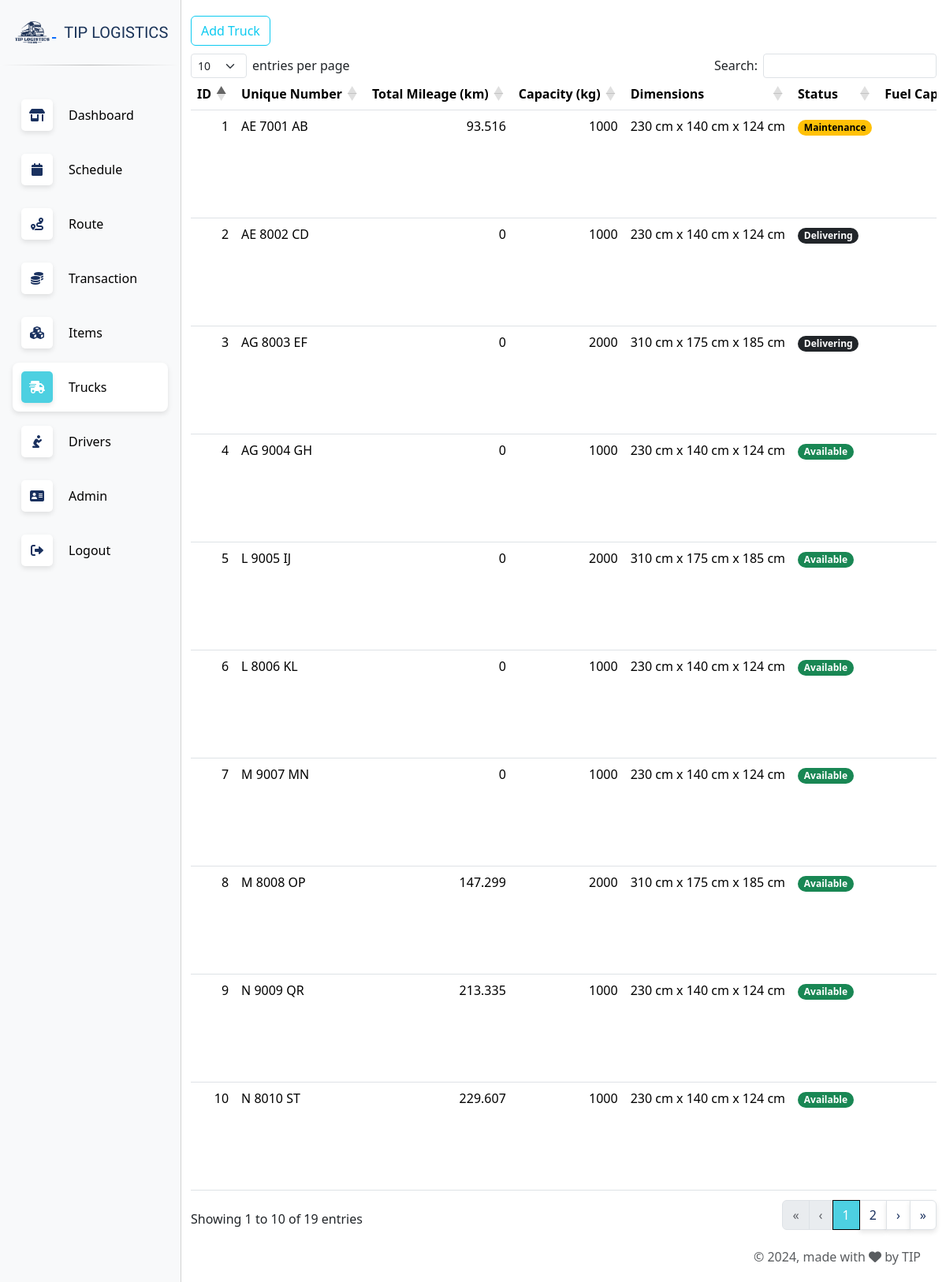
Before: /trucks.php (signed in) with the older database file.
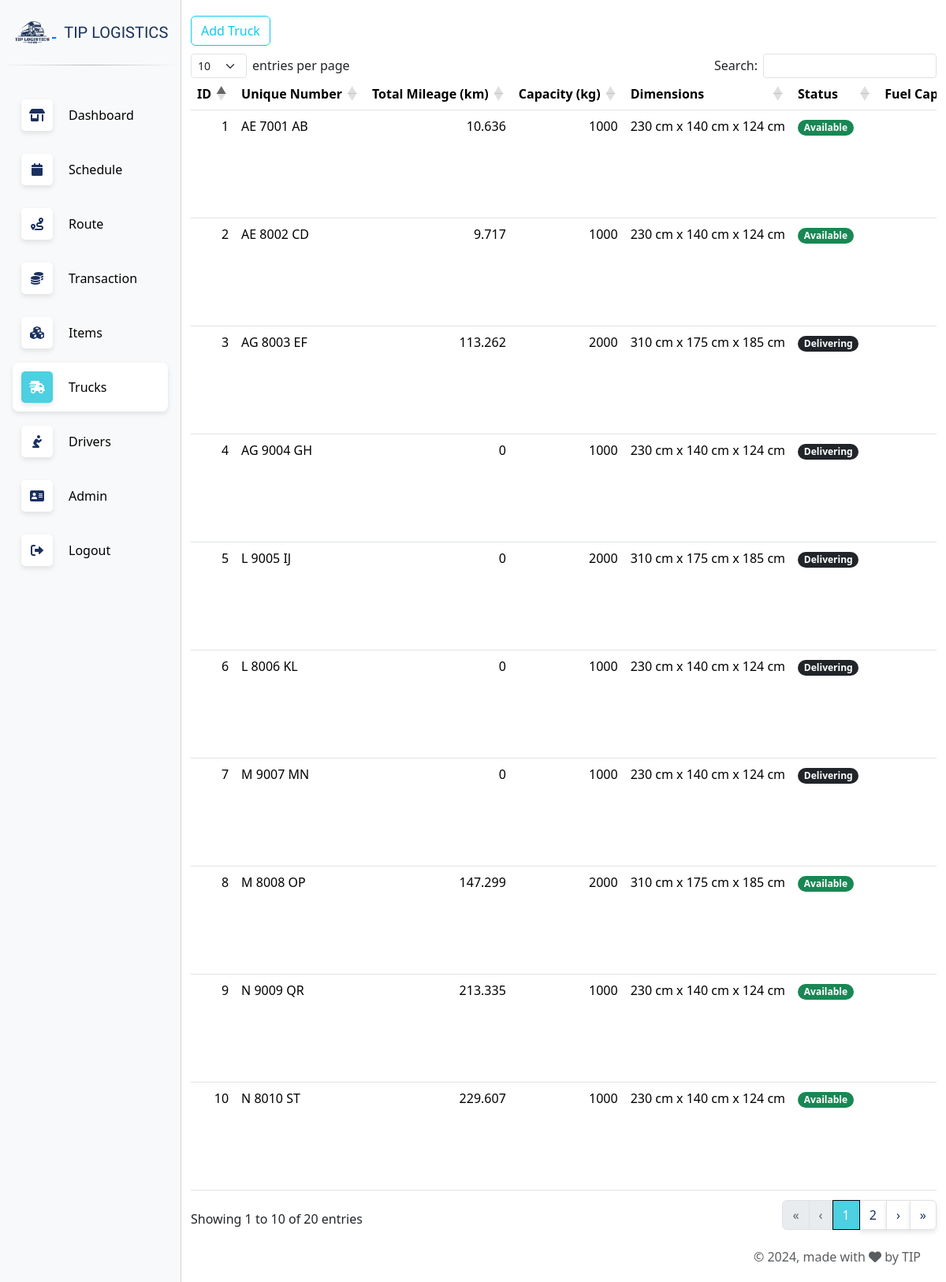
After: the same page with the newer database file.
### tables this page shows
CREATE TABLE IF NOT EXISTS `truck` (
  `id` int(11) NOT NULL AUTO_INCREMENT,
  `unique_number` varchar(11) DEFAULT NULL,
  `total_distance` float NOT NULL,
  `capacity_kg` int(11) NOT NULL,
  `panjang` float NOT NULL,
  `lebar` float NOT NULL,
  `tinggi` float NOT NULL,
  `truck_status` tinyint(1) NOT NULL,
  `fuel_capacity` int(11) NOT NULL,
  `fuel_now` float NOT NULL,
  `km_per_liter` float NOT NULL,
  `id_fuel` int(11) NOT NULL,
  `id_location` int(11) NOT NULL,
  PRIMARY KEY (`id`),
  KEY `id_fuel` (`id_fuel`),
  KEY `id_location` (`id_location`) USING BTREE
);

### trucks.php (the view, shortened to what this page needs)
<?php
require "connect.php";
?>
<!DOCTYPE html>
<html lang="en">
<head>
    <?php include('head.php'); ?>
</head>
<body>
    <?php
      include('navbar.php');
    ?>
    <div class="main-content">
      <div class="container">
        <button type="button" class="btn btn-outline-info" onclick="window.location.href='add_truck.php'" style="margin-top:20px;">Add Truck</button>
        <table class="table table-hover fixed-size-table table-generate" id="table-truck">
          <thead>
            <tr>
                <th>ID</th>
                <th>Unique Number</th>
                <th>Total Mileage (km)</th>
                <th>Capacity (kg)</th>
                <th>Dimensions</th>
                <th>Status</th>
                <th>Fuel Capacity</th>
            </tr>
          </thead>
          <tbody>
          <?php
            $query = "SELECT truck.*, fuel.fuel_type, fuel.cost_per_liter, location.alamat, location.kota_kabupaten, location.kecamatan, location.kelurahan_desa, location.kode_pos, location.latitude, location.longitude
                      FROM truck
                      LEFT JOIN fuel ON truck.id_fuel = fuel.id
                      LEFT JOIN location ON truck.id_location = location.id;";
            $result = mysqli_query($con, $query);
            while ($row = mysqli_fetch_assoc($result)) {
                $status_lama = $row['truck_status'];
                $stat = "";
                if ($status_lama == 1){
                    $stat = '<span class="badge rounded-pill text-bg-success">Available</span>';
                }else if ($status_lama == 2){
                    $stat = '<span class="badge rounded-pill text-bg-warning">Maintenance</span>';
                }else if ($status_lama == 3){
                    $stat = '<span class="badge rounded-pill text-bg-dark">Delivering</span>';
                }else{
                    $stat = '<span class="badge rounded-pill text-bg-danger">Unavailable</span>';
                }
                echo "<tr>";
                echo "<td>{$row['id']}</td>";
                echo "<td>{$row['unique_number']}</td>";
                echo "<td>{$row['total_distance']}</td>";
                echo "<td>{$row['capacity_kg']}</td>";
                echo "<td>" . $row['panjang'] . " cm x " . $row['lebar'] . " cm x " . $row['tinggi'] . " cm</td>";
                echo "<td>{$stat}</td>";
                echo "<td>{$row['fuel_capacity']}</td>";
                echo "</tr>";
            }
            ?>
          </tbody>
        </table>
      </div>
    <?php
      include('footer.php');
    ?>
    </div>
</body>
</html>

### head.php (shortened to what this page needs)
<link href="https://cdn.jsdelivr.net/npm/bootstrap@5.3.3/dist/css/bootstrap.min.css" rel="stylesheet">
<link rel="stylesheet" href="https://cdn.jsdelivr.net/npm/@docsearch/css@3">
<link rel="stylesheet" href="assets/solid.min.css" type="text/css">
<link rel="stylesheet" href="assets/all.min.css" type="text/css">
<link rel="stylesheet" href="assets/style.css" type="text/css">
<link rel="stylesheet" href="https://cdnjs.cloudflare.com/ajax/libs/font-awesome/6.0.0-beta3/css/all.min.css">
<link href="https://cdn.datatables.net/v/dt/dt-2.0.3/datatables.min.css" rel="stylesheet">
<link href="assets/datatables/datatables.css" rel="stylesheet">
<link rel="stylesheet" href="https://pyscript.net/alpha/pyscript.css" />

### navbar.php (shortened to what this page needs)
<div class="offcanvas offcanvas-start bg-body-tertiary" data-bs-scroll="true" data-bs-backdrop="false" tabindex="-1" id="offcanvasScrolling" aria-labelledby="offcanvasScrollingLabel" style="width: fit-content !important;">
    <div class="offcanvas-header">
        <h5 class="offcanvas-title">
            <a href="dashboard.php">
            <img src="images/logo-bt.png" style="height: 50px; display: inline-block; vertical-align: middle;" alt="Logo" >
            <span class="button-label navbar-brand black-ops-one-regular" >
                TIP LOGISTICS
            </span></a>
        </h5>
    </div>
    <hr class="gradient-line"  style="margin-top: 0; padding-top: 0; ">
    <div class="offcanvas-body">
        <div class="d-flex flex-column align-items-start p-0">
            <div class="btn-group-vertical gap-2 w-100" role="group" aria-label="Custom Radio Buttons">
                <button type="button" class="btn btn-transparent d-flex justify-content-start align-items-center rounded-3 p-0" aria-pressed="false" onclick="toggleButton(this)">
                    <div class="btn-icon" aria-pressed="false" >
                        <i class="fa-solid fa-shop"></i>
                    </div>
                    <span class="button-label">Dashboard</span>
                </button>
                <button type="button" class="btn btn-transparent d-flex justify-content-start align-items-center rounded-3 p-0" aria-pressed="false" onclick="toggleButton(this)">
                    <div class="btn-icon">
                        <i class="fa-solid fa-calendar" aria-pressed="false"></i>
                    </div>
                    <span class="button-label">Schedule</span>
                </button>
                <button type="button" class="btn btn-transparent d-flex justify-content-start align-items-center rounded-3 p-0" aria-pressed="false" onclick="toggleButton(this)">
                    <div class="btn-icon">
                    <i class="fa-solid fa-route" aria-pressed="false"></i>
                    </div>
                    <span class="button-label">Route</span>
                </button>
                <button type="button" class="btn btn-transparent d-flex justify-content-start align-items-center rounded-3 p-0" aria-pressed="false" onclick="toggleButton(this)">
                    <div class="btn-icon">
                        <i class="fa-solid fa-coins" aria-pressed="false"></i>
                    </div>
                    <span class="button-label">Transaction</span>
                </button>
                <button type="button" class="btn btn-transparent d-flex justify-content-start align-items-center rounded-3 p-0" aria-pressed="false" onclick="toggleButton(this)">
                    <div class="btn-icon">
                        <i class="fa-solid fa-cubes" aria-pressed="false"></i>
                    </div>
                    <span class="button-label">Items</span>
                </button>
                <button type="button" class="btn btn-transparent d-flex justify-content-start align-items-center rounded-3 p-0" aria-pressed="false" onclick="toggleButton(this)">
                    <div class="btn-icon">
                        <i class="fa-solid fa-truck-fast" aria-pressed="false"></i>
                    </div>
                    <span class="button-label">Trucks</span>
                </button>
                <button type="button" class="btn btn-transparent d-flex justify-content-start align-items-center rounded-3 p-0" aria-pressed="false" onclick="toggleButton(this)">
                    <div class="btn-icon">
                        <i class="fa-solid fa-person-praying" aria-pressed="false"></i>
                    </div>
                    <span class="button-label">Drivers</span>
                </button>
                <button type="button" class="btn btn-transparent d-flex justify-content-start align-items-center rounded-3 p-0" aria-pressed="false" onclick="toggleButton(this)">
                    <div class="btn-icon">
                        <i class="fa-solid fa-address-card" aria-pressed="false"></i>
                    </div>
                    <span class="button-label">Admin</span>
                </button>
                <button type="button" class="btn btn-transparent d-flex justify-content-start align-items-center rounded-3 p-0" aria-pressed="false" onclick="toggleButton(this)">
                    <div class="btn-icon">
                        <i class="fa-solid fa-right-from-bracket" aria-pressed="false"></i>
                    </div>
                    <span class="button-label">Logout</span>
                </button>
            </div>
        </div>
    </div>
</div>

### footer.php (shortened to what this page needs)
<footer class="footer">
    <div class="container-fluid">
        <div class="row align-items-end justify-content-end">
            <div class="col-lg-6 mb-lg-0 mb-4">
                <div class="copyright text-end text-sm text-muted text-lg-end">
                © 2024,
                made with <i class="fa fa-heart"></i> by TIP
                </div>
            </div>
        </div>
    </div>
</footer>

### assets/style.css (style rules this page uses)
.offcanvas-header { display: flex; align-items: center; margin:0; }
.offcanvas-body { overflow-y: auto; scrollbar-width: thin; }
.gradient-line { background: radial-gradient(circle at center, #000000 0%, #ffffff 100%); height: 1px; border: none; }
.black-ops-one-regular { font-family: "Black Ops One", system-ui; font-weight: 400; font-style: normal; color: #1A3358; display: inline-block; vertical-align: middle; }
.btn-transparent { background-color: transparent !important; border-color: transparent !important; color: #000; }
.btn-transparent.active, .btn-transparent:hover { background-color: rgba(255, 255, 255, 1) !important; color: #000; box-shadow: 0px 3px 6px rgba(0, 0, 0, 0.1); }
.button-label { margin-left: 10px; }
.btn-icon { display: flex; align-items: center; justify-content: center; width: 40px; height: 40px; border-radius: 5px; margin: 10px; }
.btn-icon.active { background-color: #4DD0E1; color: white; box-shadow: 0px 3px 6px rgba(0, 0, 0, 0.1); }
.btn-icon:not(.active) { background-color: white; color: #1A315F; box-shadow: 0px 3px 6px rgba(0, 0, 0, 0.1); }
.btn-icon i { display: block; margin: 0; }
th, td { white-space: nowrap; }
.main-content { display: flex; flex-direction: column; min-height: 100vh; }
.footer { flex-shrink: 0; margin-top: auto; margin-right: 20px; padding-bottom: 20px; padding: 20px 0; text-align: center; }

### assets/datatables/datatables.css (style rules this page uses)
:root { --dt-row-selected: 13, 110, 253; --dt-row-selected-text: 255, 255, 255; --dt-row-selected-link: 9, 10, 11; --dt-row-stripe: 0, 0, 0; --dt-row-hover: 0, 0, 0; --dt-column-ordering: 0, 0, 0; --dt-html-background: white; }
table.dataTable thead > tr > th.dt-orderable-asc, table.dataTable thead > tr > th.dt-orderable-desc, table.dataTable thead > tr > th.dt-ordering-asc, table.dataTable thead > tr > th.dt-ordering-desc, table.dataTable thead > tr > td.dt-orderable-asc, table.dataTable thead > tr > td.dt-orderable-desc, table.dataTable thead > tr > td.dt-ordering-asc, table.dataTable thead > tr > td.dt-ordering-desc { position: relative; padding-right: 30px; }
table.dataTable thead > tr > th.dt-orderable-asc, table.dataTable thead > tr > th.dt-orderable-desc, table.dataTable thead > tr > td.dt-orderable-asc, table.dataTable thead > tr > td.dt-orderable-desc { cursor: pointer; }
table.dataTable th, table.dataTable td { box-sizing: border-box; }
table.dataTable th.dt-type-numeric, table.dataTable th.dt-type-date, table.dataTable td.dt-type-numeric, table.dataTable td.dt-type-date { text-align: right; }
table.dataTable thead th, table.dataTable thead td, table.dataTable tfoot th, table.dataTable tfoot td { text-align: left; }
table.table.dataTable { clear: both; margin-bottom: 0; max-width: none; border-spacing: 0; }
table.table.dataTable > :not(caption) > * > * { background-color: transparent; }
table.table.dataTable > tbody > tr { background-color: transparent; }

Changed rows visible on the page:
changed truck "AE 7001 AB": total_distance "93.516" → "10.636"; truck_status "Maintenance" → "Available"
changed truck "AE 8002 CD": total_distance "0" → "9.717"; truck_status "Delivering" → "Available"
changed truck "AG 8003 EF": total_distance "0" → "113.262"
changed truck "AG 9004 GH": truck_status "Available" → "Delivering"
changed truck "L 9005 IJ": truck_status "Available" → "Delivering"
changed truck "L 8006 KL": truck_status "Available" → "Delivering"
changed truck "M 9007 MN": truck_status "Available" → "Delivering"
Other visible differences:
text written by a page script: "entries per page Search: Showing 1 to 10 of 19 entries « ‹ 1 2 › »" → "entries per page Search: Showing 1 to 10 of 20 entries « ‹ 1 2 › »"
